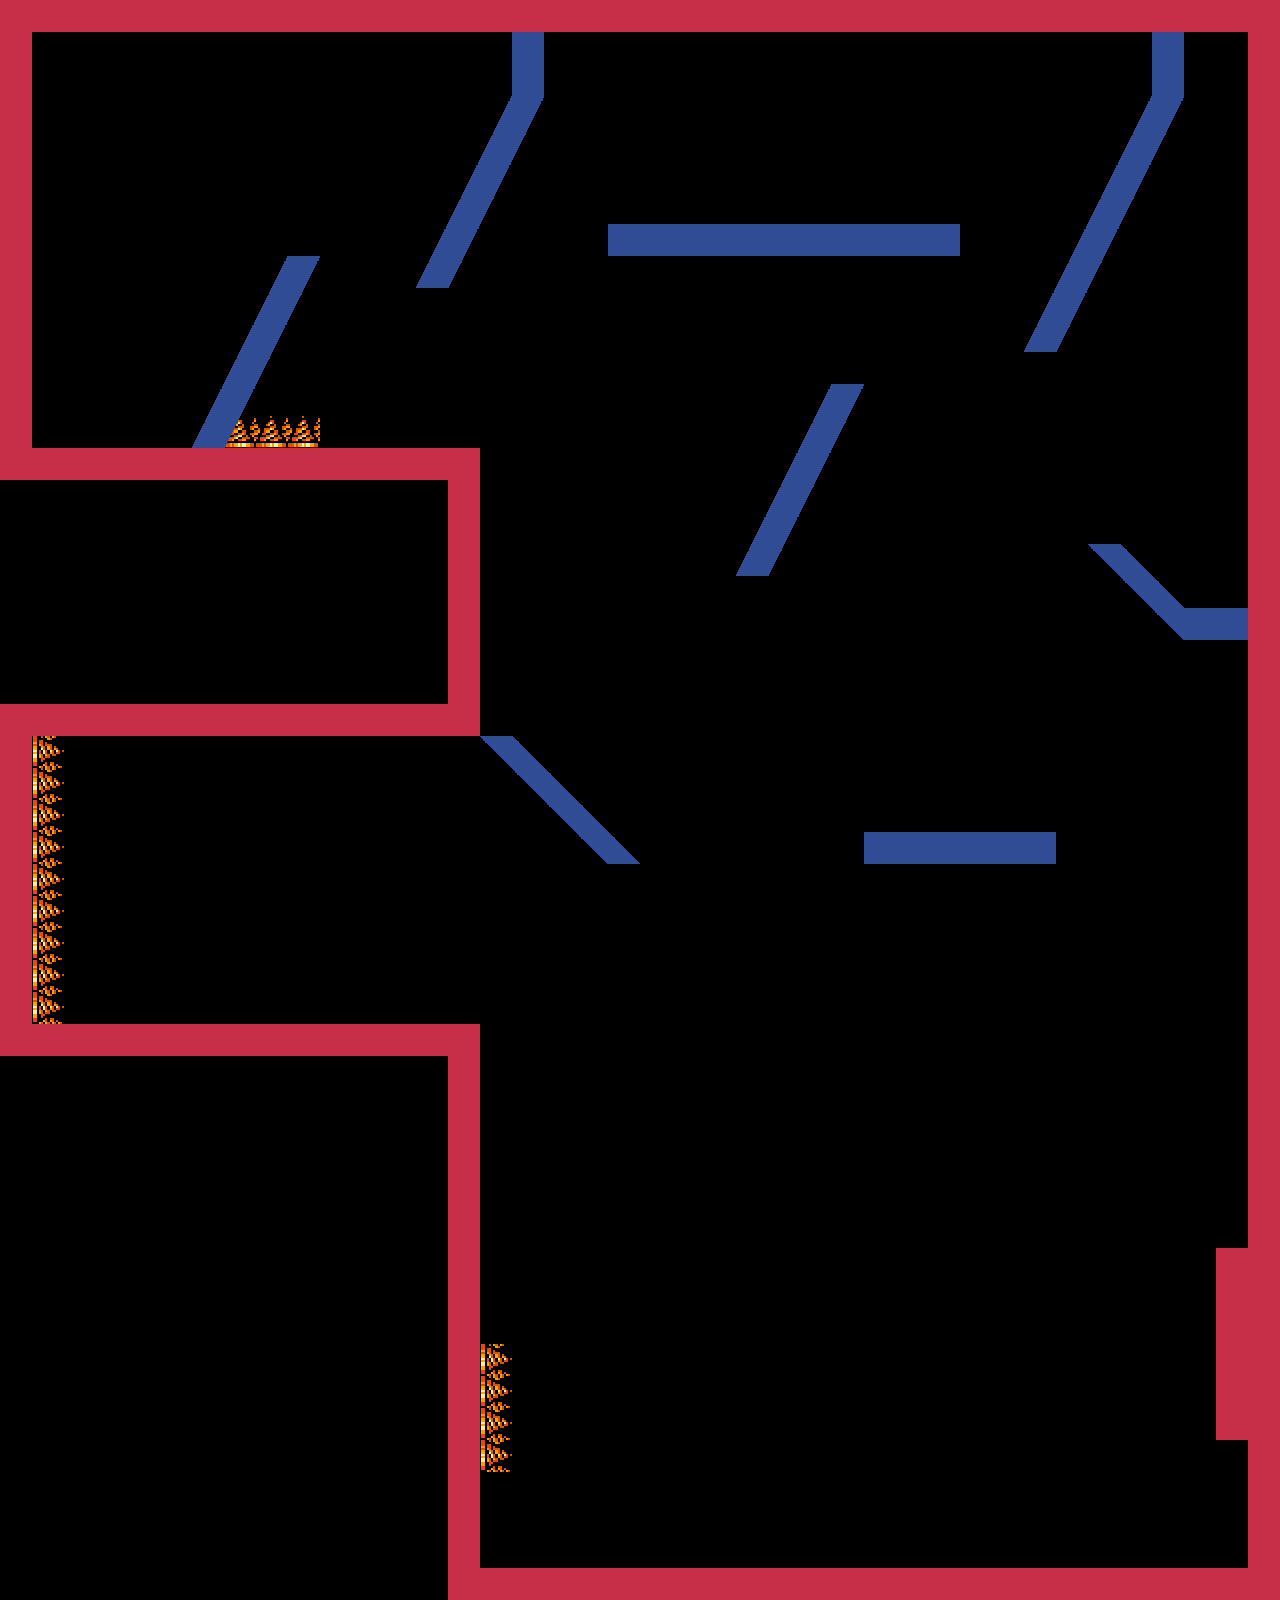

A 2D game scene composited from a Tiled map and its tileset images. What follows is a short description and the map's XML, with each tile layer's data collapsed to a summary:
An orthogonal 40x50 tile map with 32x32 px tiles, 3 tile layers (spikes, stageTiles, obstacles), 2 tilesets and 76 objects (PlayerStart, Goal).

<map version="1.0" orientation="orthogonal" width="40" height="50" tilewidth="32" tileheight="32">
 <tileset firstgid="1" name="newTilesBLUE" tilewidth="32" tileheight="32">
  <image source="newTilesBLUE.png" width="128" height="128" />
 </tileset>
 <tileset firstgid="17" name="newTilesBLACK" tilewidth="32" tileheight="32">
  <image source="newTilesRED.png" width="160" height="128" />
 </tileset>
 <layer name="spikes" width="40" height="50">
  <data>[2000 cells, 16 non-empty, 2 distinct tile ids]</data>
 </layer>
 <layer name="stageTiles" width="40" height="50">
  <data>[2000 cells, 210 non-empty, 1 distinct tile ids]</data>
 </layer>
 <layer name="obstacles" width="40" height="50">
  <data>[2000 cells, 88 non-empty, 7 distinct tile ids]</data>
 </layer>
 <objectgroup name="Game Objects" width="40" height="50">
  <object name="PlayerStart" x="864" y="1024" />
  <object name="Goal" x="800" y="96" />
 </objectgroup>
 <objectgroup name="Collisions" width="40" height="50">
  <object x="32" y="0" width="1216" height="32" />
  <object x="0" y="0" width="32" height="480" />
  <object x="32" y="448" width="448" height="32" />
  <object x="448" y="480" width="32" height="224" />
  <object x="32" y="704" width="448" height="32" />
  <object x="0" y="704" width="32" height="352" />
  <object x="32" y="1024" width="416" height="32" />
  <object x="448" y="1024" width="32" height="544" />
  <object x="1248" y="0" width="32" height="1248" />
  <object x="448" y="1568" width="832" height="32" />
  <object x="192" y="448">
   <polygon points="0,0 96,-192 128,-192 32,0" />
  </object>
  <object x="608" y="224" width="352" height="32" />
  <object x="832" y="384">
   <polygon points="0,0 -96,192 -64,192 32,0" />
  </object>
  <object x="480" y="736">
   <polygon points="0,0 128,128 160,128 32,0" />
  </object>
  <object x="864" y="832">
   <polygon points="0,0 0,32 192,32 192,0" />
  </object>
  <object x="1216" y="1248" width="64" height="192" />
  <object x="1152" y="32" width="32" height="64" />
  <object x="1024" y="352">
   <polygon points="0,0 128,-256 160,-256 32,0" />
  </object>
  <object x="1184" y="608" width="64" height="32" />
  <object x="1088" y="544">
   <polygon points="0,0 96,96 96,64 32,0" />
  </object>
  <object x="1248" y="1440" width="32" height="128" />
  <object x="512" y="32" width="32" height="64" />
  <object x="416" y="288">
   <polygon points="0,0 96,-192 128,-192 32,0" />
  </object>
 </objectgroup>
 <objectgroup name="Spike Collisions" width="40" height="50">
  <object x="256" y="416" width="64" height="32" />
  <object x="32" y="736" width="32" height="288" />
  <object x="480" y="1344" width="32" height="128" />
 </objectgroup>
 <objectgroup name="Collectibles" width="40" height="50">
  <object x="640" y="640" />
  <object x="736" y="640" />
  <object x="608" y="1376" />
  <object x="672" y="128" />
  <object x="736" y="128" />
  <object x="800" y="128" />
  <object x="1056" y="1024" />
  <object x="1120" y="960" />
  <object x="1152" y="896" />
  <object x="1184" y="832" />
  <object x="1088" y="1216" />
  <object x="1088" y="1312" />
  <object x="1088" y="1440" />
  <object x="192" y="896" />
  <object x="288" y="896" />
  <object x="384" y="896" />
  <object x="480" y="896" />
  <object x="608" y="352" />
  <object x="608" y="416" />
  <object x="608" y="480" />
  <object x="640" y="544" />
  <object x="1184" y="256" />
  <object x="1184" y="352" />
  <object x="128" y="160" />
  <object x="128" y="256" />
  <object x="128" y="352" />
 </objectgroup>
 <objectgroup name="staticEnemies" width="40" height="50">
  <object x="832" y="1216" />
  <object x="960" y="1120" />
  <object x="576" y="1120" />
  <object x="672" y="1280" />
  <object x="832" y="1376" />
  <object x="960" y="1280" />
  <object x="576" y="1216" />
  <object x="960" y="928" />
  <object x="736" y="928" />
  <object x="576" y="1024" />
  <object x="672" y="992" />
  <object x="672" y="1184" />
  <object x="736" y="1312" />
  <object x="800" y="1312" />
  <object x="768" y="1088" />
  <object x="768" y="1152" />
  <object x="864" y="1088" />
  <object x="864" y="1152" />
  <object x="960" y="1024" />
  <object x="800" y="992" />
  <object x="864" y="928" />
  <object x="736" y="1024" />
 </objectgroup>
</map>
